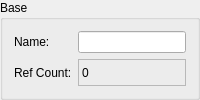
         <widget class="QGroupBox" name="baseGroupBox">
          <property name="enabled">
           <bool>true</bool>
          </property>
          <property name="sizePolicy">
           <sizepolicy hsizetype="Preferred" vsizetype="Maximum">
            <horstretch>0</horstretch>
            <verstretch>0</verstretch>
           </sizepolicy>
          </property>
          <property name="title">
           <string>Base</string>
          </property>
          <property name="checkable">
           <bool>false</bool>
          </property>
          <layout class="QGridLayout" name="gridLayout">
           <item row="0" column="1">
            <widget class="QLineEdit" name="baseNameText"/>
           </item>
           <item row="0" column="0">
            <widget class="QLabel" name="label">
             <property name="text">
              <string>Name:</string>
             </property>
            </widget>
           </item>
           <item row="1" column="0">
            <widget class="QLabel" name="label_8">
             <property name="text">
              <string>Ref Count:</string>
             </property>
            </widget>
           </item>
           <item row="1" column="1">
            <widget class="QLabel" name="baseRefCountLabel">
             <property name="frameShape">
              <enum>QFrame::StyledPanel</enum>
             </property>
             <property name="text">
              <string>0</string>
             </property>
            </widget>
           </item>
          </layout>
         </widget>
